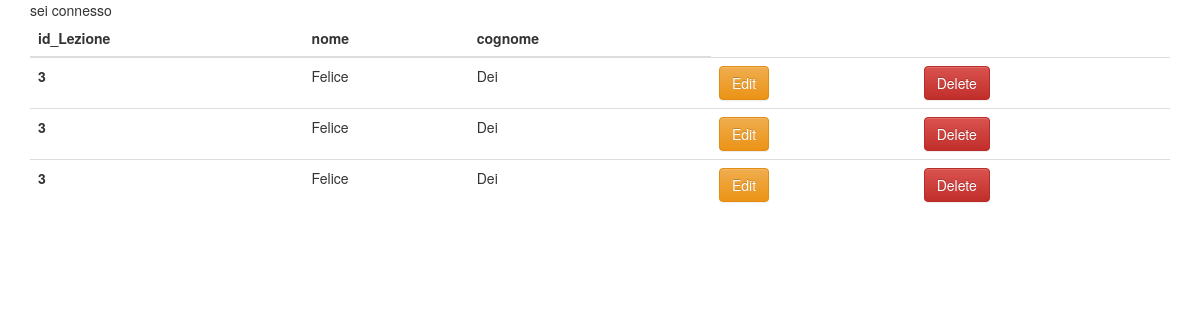
The page /20170707Antonino/showIscrizioni.php on the database its author committed.
### tables this page shows
CREATE TABLE `iscrizioni` (
  `id_iscrizione` int(11) NOT NULL,
  `id_lezione` int(11) NOT NULL,
  `nome` varchar(50) NOT NULL,
  `cognome` varchar(50) NOT NULL
);

### 20170707Antonino/includes/database.php (called while the page is built, shortened)
<?php
class Database
{
	private $host;
	private $user;
	private $pass;
	private $dbname;
	private $link;
	function __construct($dbname = DB_NAME, $host = DB_HOST, $user = DB_USER, $pass = DB_PASS) {
		$this->host = $host;
		$this->user = $user;
		$this->pass = $pass;
		$this->dbname = $dbname;
	}
  function getLink() {
      return $this->link;
  }
	function connection()	{
		try {
			$this->link = new PDO("mysql:host=".$this->host.";dbname=".$this->dbname,$this->user,$this->pass);
		} catch (Exception $e) {
			echo $e->getMessage();
		}
	}
}
?>

### 20170707Antonino/showIscrizioni.php (the view, shortened to what this page needs)
<?php
include 'includes\iscrizione.php';
?>
 <!DOCTYPE html>
 <html>
   <head>
     <link rel="stylesheet" href="https://maxcdn.bootstrapcdn.com/bootstrap/3.3.7/css/bootstrap.min.css">
 <link rel="stylesheet" href="https://maxcdn.bootstrapcdn.com/bootstrap/3.3.7/css/bootstrap-theme.min.css">
   </head>
   <body>
     <div class="container">
       <section>
         <table class="table">
           <?php
           try {
             $DB = new Database();
             $DB->connection();
             if($DB){
               echo "<br>";
             }
           } catch (Exception $e) {
             echo $e->getMessage();
           }
           $query = "SELECT id_lezione, nome, cognome FROM iscrizioni";
           $results = $DB->getLink()->prepare($query);
           $results->execute();
           $data = $results->fetchAll();
           ?>
           <thead>
             <tr>
               <th>id_Lezione</th>
               <th>nome</th>
               <th>cognome</th>
             </tr>
           </thead>
           <tbody>
               <?php
                 foreach ($data as $row) {
                   ?>
                   <tr>
                     <th scope="row"><?= $row['id_lezione']?></th>
                     <td><?= $row['nome']?></td>
                     <td><?= $row['cognome']?></td>
                     <td>
                       <form action="editMaterie.php" method="post">
                         <button type="submit" name="edit" class="btn btn-warning">Edit</button>
                       </form>
                     </td>
                     <td>
                       <form action="#" method="post">
                         <button type="submit" name="delete" class="btn btn-danger">Delete</button></td>
                   </tr>
                   <?php
                 }
                ?>
           </tbody>
         </table>
       </section>
     </div>
   </body>
 </html>

### rows shown on the page
iscrizioni: id_lezione "3", nome "Felice", cognome "Dei"
iscrizioni: id_lezione "3", nome "Felice", cognome "Dei"
iscrizioni: id_lezione "3", nome "Felice", cognome "Dei"
